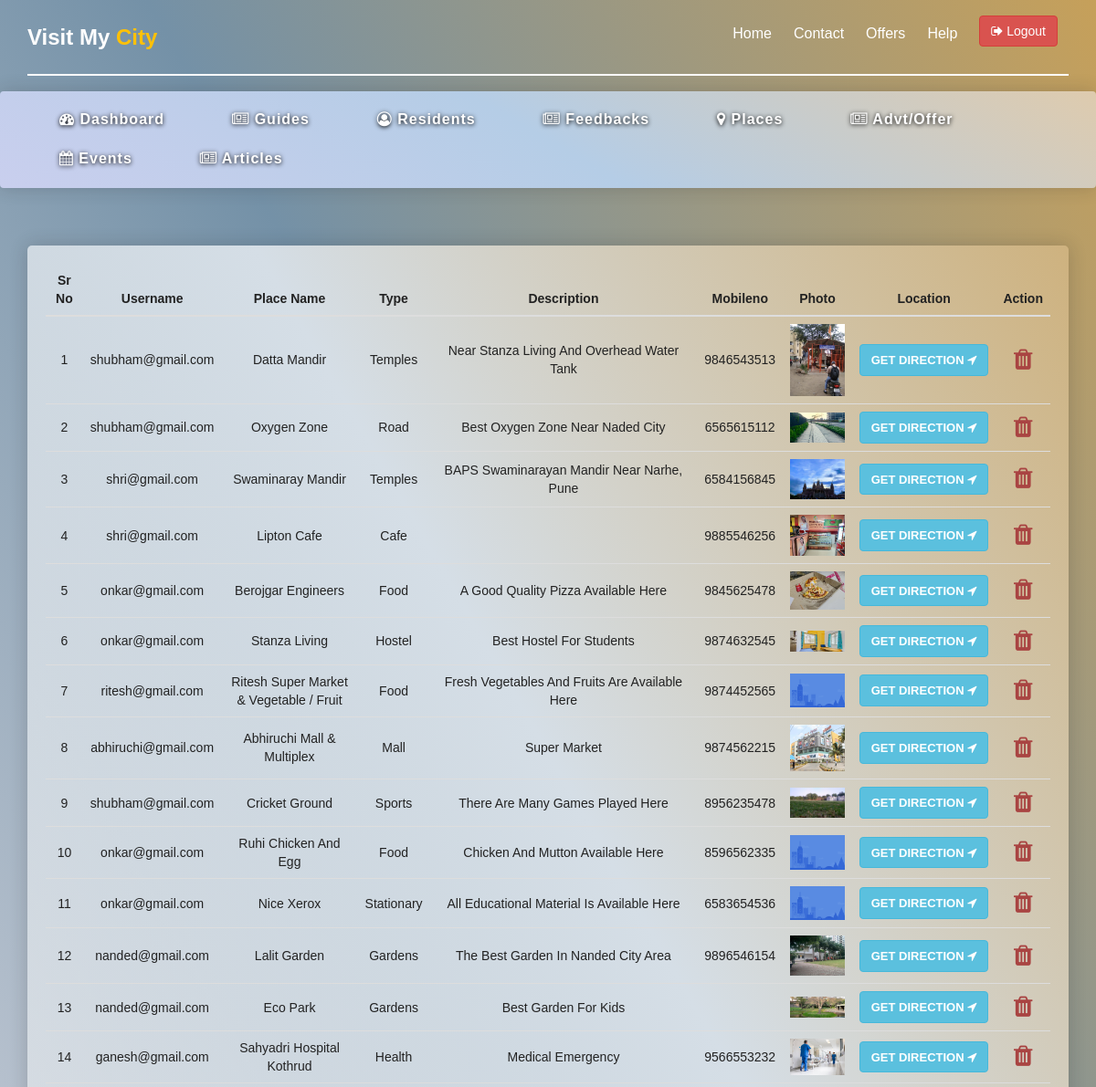
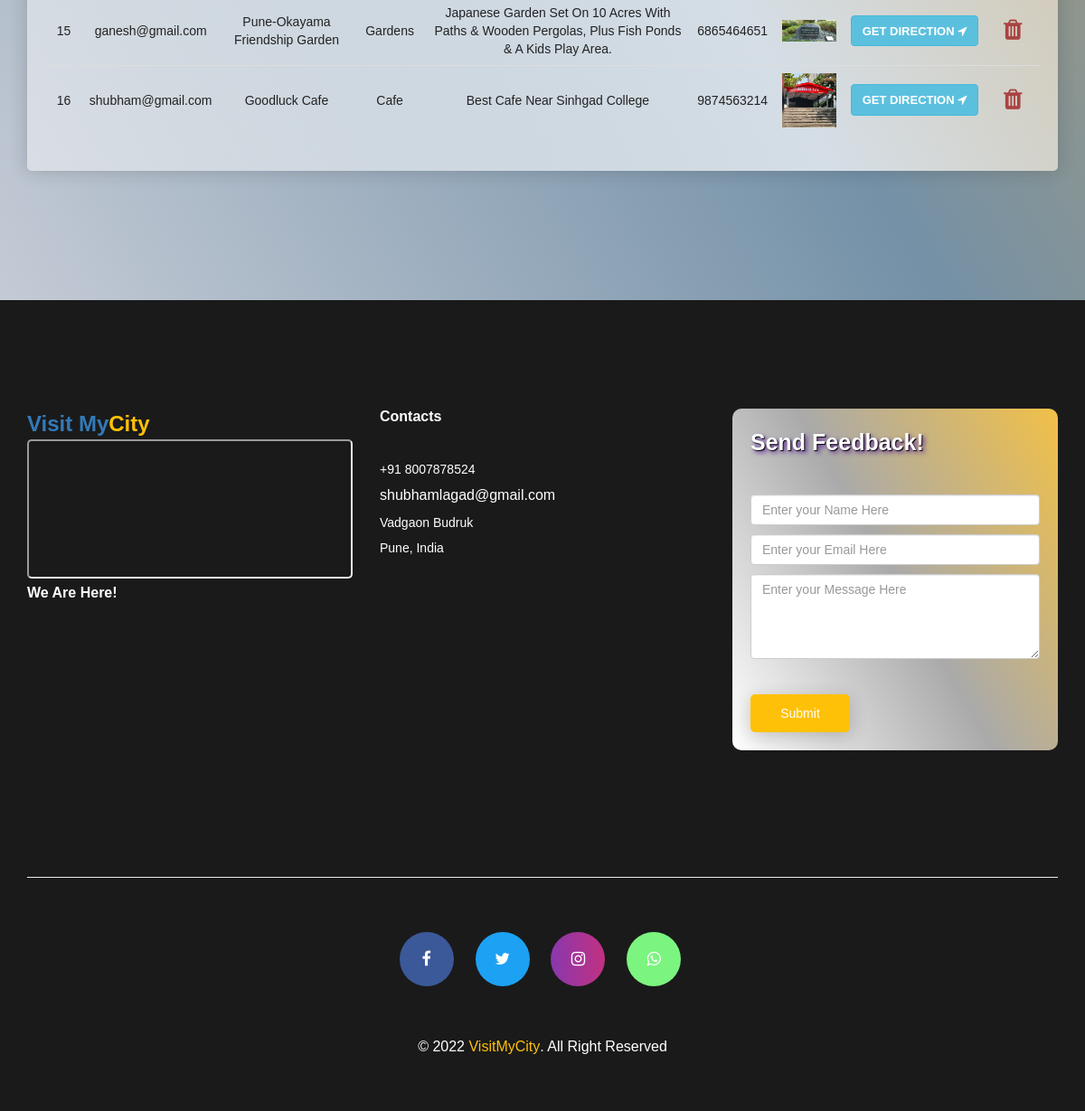
Page /admin/places (signed in) on the committed database (2 pictures, top to bottom).
### tables this page shows
CREATE TABLE "place" (
	"pno"	INTEGER NOT NULL,
	"username"	TEXT NOT NULL,
	"pname"	TEXT NOT NULL,
	"type"	TEXT NOT NULL,
	"description"	TEXT NOT NULL,
	"mobileno"	NUMERIC NOT NULL,
	"photos"	TEXT NOT NULL,
	"plocation"	TEXT NOT NULL,
	PRIMARY KEY("pno" AUTOINCREMENT)
);

### app.py (the view)
@app.route('/admin/places')
def allPlaces():
    if 'adminusername' in session:
        allPlaces = admin.Admin.getAllPlaces()
        return render_template('admin/places.html', allPlaces=allPlaces)
    else:
        return redirect('/')

### modulesPackage/admin.py (called while the page is built)
    def getAllPlaces():
        query = "select * from place"
        myCursor.execute(query)
        result = myCursor.fetchall()
        return result

### templates/admin/places.html
{% extends "admin/template.html" %}
{% block navButton %}
<li class="smooth-menu">
    <a href="/logout">
        <button class="btn btn-danger"> <i class="fa fa-sign-out"> </i> Logout</button>
    </a>
</li>
{% endblock %}
{% block admin %}
<table class="table text-capitalize">
    <thead>
        <tr>
            <th style="width:max-content">sr no</th>
            <th>username</th>
            <th>Place name</th>
            <th>type</th>
            <th>description</th>
            <th>mobileno</th>
            <th>photo</th>
            <th>location</th>
            <th>action</th>
        </tr>
    </thead>
    <tbody>
        {% for res in allPlaces %}
        <tr>
            <td>{{loop.index}}</td>
            <td class="text-lowercase">{{res[1]}}</td>
            <td>{{res[2]}}</td>
            <td>{{res[3]}}</td>
            <td>{{res[4]}}</td>
            <td>{{res[5]}}</td>
            {% set imgname ="images/places/"+res[6] %}
            <td><img src="{{ url_for('static',filename=imgname) }}" alt="" srcset="" width="100px" height="100px"></td>
            {% set url ="http://maps.google.de/maps?q=loc:"+res[7] %}
            <td><button class="btn btn-info text-uppercase"><a style="font-weight: 600;color:#fff;" href="{{url}}"
                        target="_blank">get direction <i class="fa fa-location-arrow"></i></a> </button></td>
                        <td><a href="/delete/place/{{res[0]}}"><i class="fa fa-trash fa-2x text-danger"></i></a></td>
        </tr>
        {% endfor %}
    </tbody>
</table>
{% endblock %}

### static/css/bootsnav.css (style rules this page uses)
body { -webkit-transition: all 0.3s ease-in-out; -moz-transition: all 0.3s ease-in-out; -o-transition: all 0.3s ease-in-out; -ms-transition: all 0.3s ease-in-out; transition: all 0.3s ease-in-out; }

### static/css/style.css (style rules this page uses)
* { padding: 0; margin: 0; }
* { -webkit-box-sizing: border-box; -moz-box-sizing: border-box; -o-box-sizing: border-box; -ms-box-sizing: border-box; box-sizing: border-box; }
body { position: relative; font-size: 14px; color: #222222; background: #fff; font-family: "Poppins", sans-serif; max-width: 1920px; margin: 0 auto; overflow-x: hidden; }
a, a:hover, a:active, a:focus { display: inline-block; text-decoration: none; font-size: 13px; padding: 0; margin: 0; }
img { border: none; max-width: 100%; height: auto; }
ul li { list-style: none; }
select, input, textarea, button { box-shadow: none; outline: 0 !important; }
html, body { height: 100%; z-index: 2; }
.main-menu .nav li { position: relative; padding: 16px 12px 0px; -webkit-transition: all 0.2s linear; -moz-transition: all 0.2s linear; -ms-transition: all 0.2s linear; -o-transition: all 0.2s linear; transition: all 0.2s linear; }
.main-menu .nav li a { padding: 11px 0 30px; color: #fff; font-size: 16px; text-transform: capitalize; font-family: "Poppins", sans-serif; font-weight: 500; -webkit-transition: all 0.25s ease-in-out 0s; -moz-transition: all 0.25s ease-in-out 0s; -o-transition: all 0.25s ease-in-out 0s; transition: all 0.25s ease-in-out 0s; }
.main-menu .nav li a button { margin-top: -10px; }
.main-menu .nav a:before { position: absolute; content: ""; width: 0px; height: 2px; bottom: -2.4px; left: 0; background: transparent; -webkit-transition: 0.3s ease-in-out; -ms-transition: 0.3s ease-in-out; -moz-transition: 0.3s ease-in-out; -o-transition: 0.3s ease-in-out; transition: 0.3s ease-in-out; }

### rows in the picture
place: username "shubham@gmail.com", pname "Datta Mandir", type "Temples", description "Near Stanza Living And Overhead Water Tank", mobileno "9846543513", shows a picture
place: username "shubham@gmail.com", pname "Oxygen Zone", type "Road", description "Best Oxygen Zone Near Naded City", mobileno "6565615112", shows a picture
place: username "shri@gmail.com", pname "Swaminaray Mandir", type "Temples", description "BAPS Swaminarayan Mandir Near Narhe, Pune", mobileno "6584156845", shows a picture
place: username "shri@gmail.com", pname "Lipton Cafe", type "Cafe", mobileno "9885546256", shows a picture
place: username "onkar@gmail.com", pname "Berojgar Engineers", type "Food", description "A Good Quality Pizza Available Here", mobileno "9845625478", shows a picture
place: username "onkar@gmail.com", pname "Stanza Living", type "Hostel", description "Best Hostel For Students", mobileno "9874632545", shows a picture
place: username "ritesh@gmail.com", pname "Ritesh Super Market & Vegetable / Fruit", type "Food", description "Fresh Vegetables And Fruits Are Available Here", mobileno "9874452565"
place: username "abhiruchi@gmail.com", pname "Abhiruchi Mall & Multiplex", type "Mall", description "Super Market", mobileno "9874562215", shows a picture
place: username "shubham@gmail.com", pname "Cricket Ground", type "Sports", description "There Are Many Games Played Here", mobileno "8956235478", shows a picture
place: username "onkar@gmail.com", pname "Ruhi Chicken And Egg", type "Food", description "Chicken And Mutton Available Here", mobileno "8596562335"
place: username "onkar@gmail.com", pname "Nice Xerox", type "Stationary", description "All Educational Material Is Available Here", mobileno "6583654536"
place: username "nanded@gmail.com", pname "Lalit Garden", type "Gardens", description "The Best Garden In Nanded City Area", mobileno "9896546154", shows a picture
place: username "nanded@gmail.com", pname "Eco Park", type "Gardens", description "Best Garden For Kids", shows a picture
place: username "ganesh@gmail.com", pname "Sahyadri Hospital Kothrud", type "Health", description "Medical Emergency", mobileno "9566553232", shows a picture
place: username "ganesh@gmail.com", pname "Pune-Okayama Friendship Garden", type "Gardens", description "Japanese Garden Set On 10 Acres With Paths & Wooden Pergolas, Plus Fish Ponds & A Kids Play Area.", mobileno "6865464651", shows a picture
place: username "shubham@gmail.com", pname "Goodluck Cafe", type "Cafe", description "Best Cafe Near Sinhgad College", mobileno "9874563214", shows a picture
